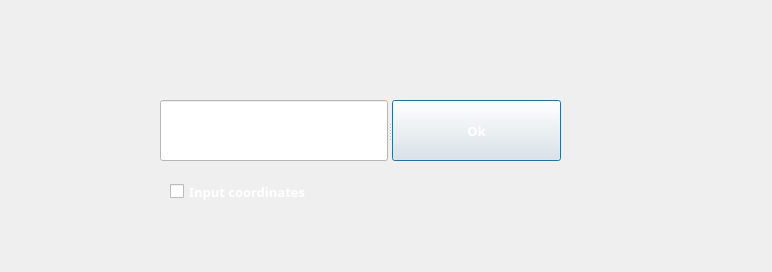
<?xml version="1.0" encoding="UTF-8"?>
<ui version="4.0">
 <class>Insertion</class>
 <widget class="QDialog" name="Insertion">
  <property name="geometry">
   <rect>
    <x>0</x>
    <y>0</y>
    <width>772</width>
    <height>272</height>
   </rect>
  </property>
  <property name="windowTitle">
   <string>Dialog</string>
  </property>
  <property name="styleSheet">
   <string notr="true">background: url(C:/Users/Djole/Desktop/DisMat/images/vertices.jpg)</string>
  </property>
  <widget class="QSplitter" name="splitter">
   <property name="geometry">
    <rect>
     <x>160</x>
     <y>100</y>
     <width>401</width>
     <height>61</height>
    </rect>
   </property>
   <property name="orientation">
    <enum>Qt::Horizontal</enum>
   </property>
   <widget class="QLineEdit" name="lineEdit">
    <property name="styleSheet">
     <string notr="true">background: rgb(255, 255, 255)</string>
    </property>
   </widget>
   <widget class="QPushButton" name="pushButton">
    <property name="palette">
     <palette>
      <active>
       <colorrole role="ButtonText">
        <brush brushstyle="SolidPattern">
         <color alpha="255">
          <red>255</red>
          <green>255</green>
          <blue>255</blue>
         </color>
        </brush>
       </colorrole>
      </active>
      <inactive>
       <colorrole role="ButtonText">
        <brush brushstyle="SolidPattern">
         <color alpha="255">
          <red>255</red>
          <green>255</green>
          <blue>255</blue>
         </color>
        </brush>
       </colorrole>
      </inactive>
      <disabled>
       <colorrole role="ButtonText">
        <brush brushstyle="SolidPattern">
         <color alpha="255">
          <red>120</red>
          <green>120</green>
          <blue>120</blue>
         </color>
        </brush>
       </colorrole>
      </disabled>
     </palette>
    </property>
    <property name="font">
     <font>
      <family>Century Gothic</family>
      <pointsize>10</pointsize>
      <weight>75</weight>
      <bold>true</bold>
     </font>
    </property>
    <property name="styleSheet">
     <string notr="true"/>
    </property>
    <property name="text">
     <string>Ok</string>
    </property>
   </widget>
  </widget>
  <widget class="QCheckBox" name="checkBox">
   <property name="geometry">
    <rect>
     <x>170</x>
     <y>180</y>
     <width>231</width>
     <height>23</height>
    </rect>
   </property>
   <property name="palette">
    <palette>
     <active>
      <colorrole role="WindowText">
       <brush brushstyle="SolidPattern">
        <color alpha="255">
         <red>255</red>
         <green>255</green>
         <blue>255</blue>
        </color>
       </brush>
      </colorrole>
      <colorrole role="Text">
       <brush brushstyle="SolidPattern">
        <color alpha="255">
         <red>0</red>
         <green>0</green>
         <blue>0</blue>
        </color>
       </brush>
      </colorrole>
      <colorrole role="ButtonText">
       <brush brushstyle="SolidPattern">
        <color alpha="255">
         <red>255</red>
         <green>255</green>
         <blue>255</blue>
        </color>
       </brush>
      </colorrole>
     </active>
     <inactive>
      <colorrole role="WindowText">
       <brush brushstyle="SolidPattern">
        <color alpha="255">
         <red>255</red>
         <green>255</green>
         <blue>255</blue>
        </color>
       </brush>
      </colorrole>
      <colorrole role="Text">
       <brush brushstyle="SolidPattern">
        <color alpha="255">
         <red>0</red>
         <green>0</green>
         <blue>0</blue>
        </color>
       </brush>
      </colorrole>
      <colorrole role="ButtonText">
       <brush brushstyle="SolidPattern">
        <color alpha="255">
         <red>255</red>
         <green>255</green>
         <blue>255</blue>
        </color>
       </brush>
      </colorrole>
     </inactive>
     <disabled>
      <colorrole role="WindowText">
       <brush brushstyle="SolidPattern">
        <color alpha="255">
         <red>120</red>
         <green>120</green>
         <blue>120</blue>
        </color>
       </brush>
      </colorrole>
      <colorrole role="Text">
       <brush brushstyle="SolidPattern">
        <color alpha="255">
         <red>120</red>
         <green>120</green>
         <blue>120</blue>
        </color>
       </brush>
      </colorrole>
      <colorrole role="ButtonText">
       <brush brushstyle="SolidPattern">
        <color alpha="255">
         <red>120</red>
         <green>120</green>
         <blue>120</blue>
        </color>
       </brush>
      </colorrole>
     </disabled>
    </palette>
   </property>
   <property name="font">
    <font>
     <family>Century Gothic</family>
     <pointsize>10</pointsize>
     <weight>75</weight>
     <bold>true</bold>
    </font>
   </property>
   <property name="styleSheet">
    <string notr="true"/>
   </property>
   <property name="text">
    <string>Input coordinates</string>
   </property>
  </widget>
 </widget>
 <resources/>
 <connections/>
</ui>
